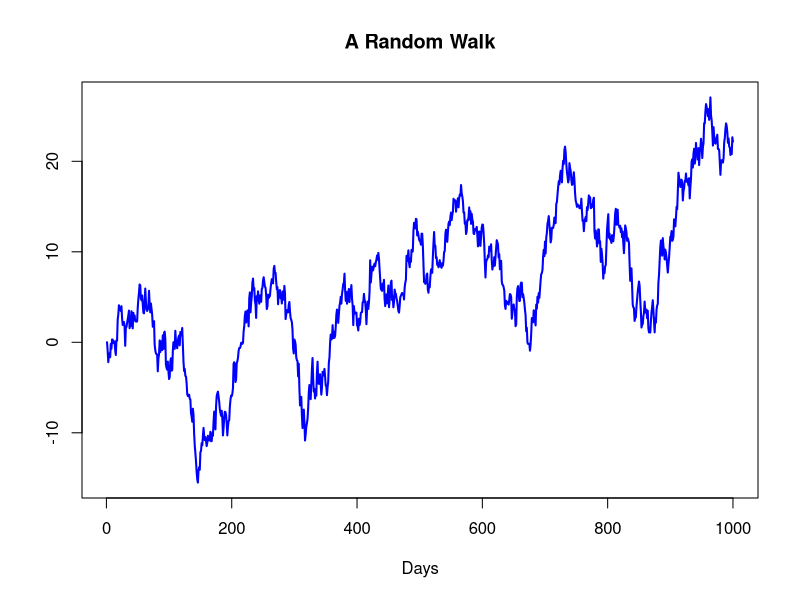
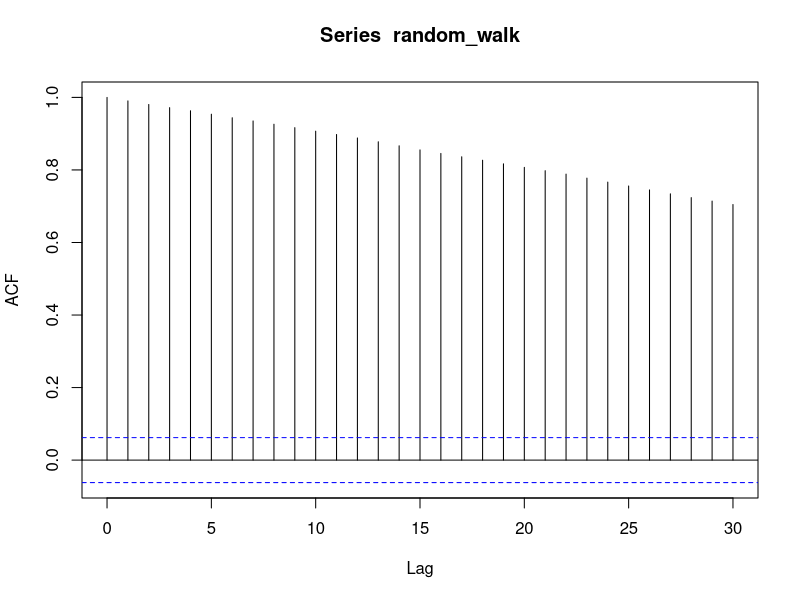
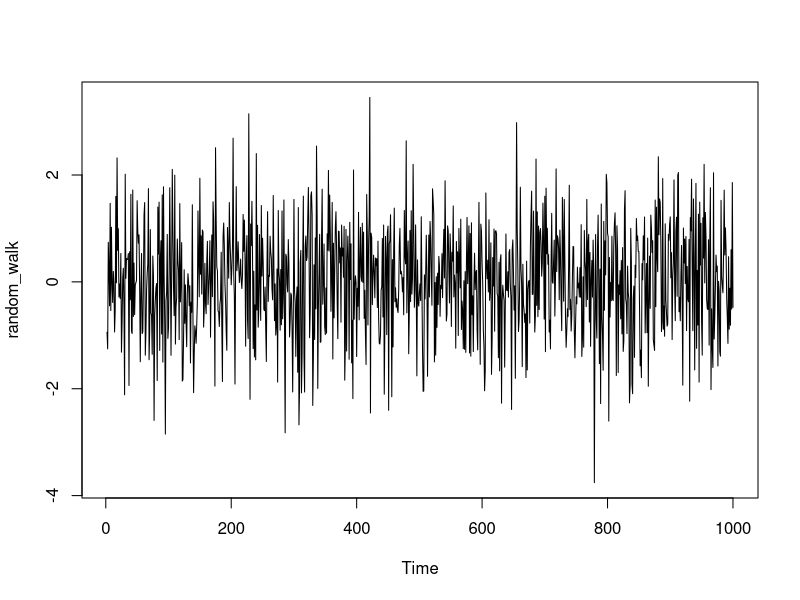
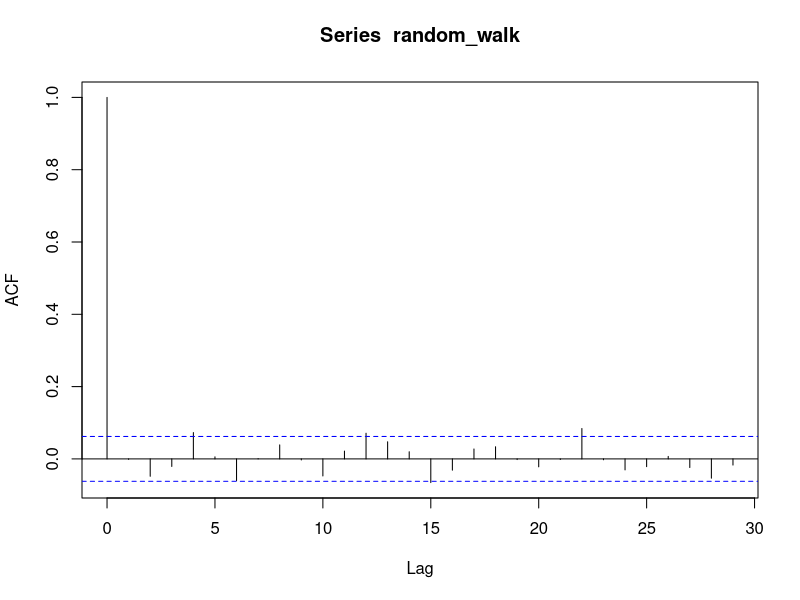

Write R code to recreate these figures, in order.
## ---- chunk 1
knitr::opts_chunk$set(echo = TRUE)
## ---- chunk 2
x = NULL
x[1] = 0

for (i in 2:1000) {
  # Add noise at every step
  x[i] <- x[i-1] + rnorm(1) # Add one data point
}

random_walk = ts(x) # Turn into time series
plot(random_walk, main="A Random Walk", ylab="", xlab="Days", col='blue', lwd=2)
## ---- chunk 3
acf(random_walk)
## ---- chunk 4
random_walk <- diff(random_walk)
## ---- chunk 5
plot(random_walk)
## ---- chunk 6
acf(random_walk)
